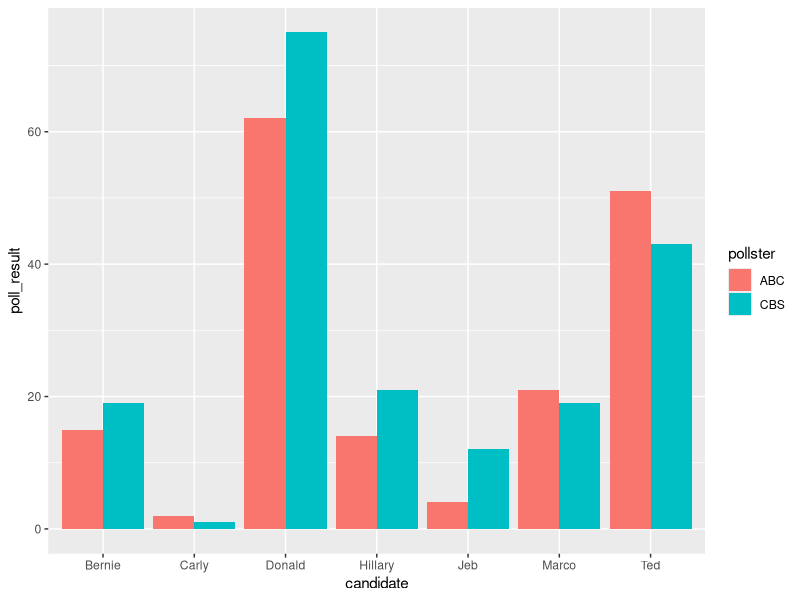

R code for this plot:
library(ggplot2)

candidate  = c("Jeb", "Donald", "Ted", "Marco", "Carly", "Hillary", "Bernie")
abc_polls = c(4, 62, 51, 21, 2, 14, 15)
cbs_polls = c(12, 75, 43, 19, 1, 21, 19)

abc_df <- data.frame(candidate = candidate,
                     poll_result = abc_polls,
                     pollster = "ABC")

cbs_df <- data.frame(candidate = candidate,
                     poll_result = cbs_polls,
                     pollster = "CBS")

df <- rbind(abc_df, cbs_df)

plot <- ggplot(df, aes(x = candidate, y = poll_result, fill = pollster)) +
  geom_bar(stat = "identity", position = "dodge")
